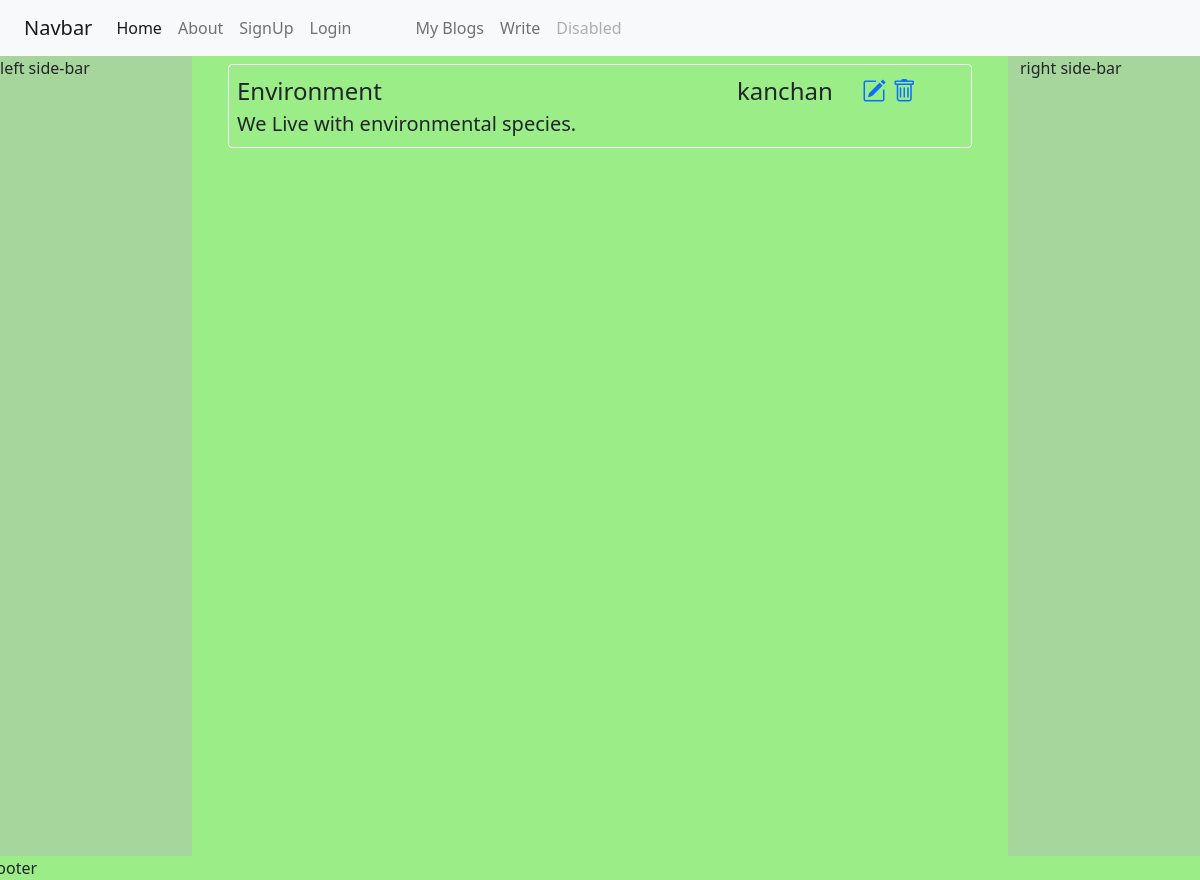
The page /see/4/ (signed in) on the database its author committed.
### blog_app/models.py (models this page shows)
class Blog(models.Model):
    title = models.CharField(max_length=1000)
    content = models.TextField()
    author = models.ForeignKey(User,on_delete=models.CASCADE)
    upload_to = models.DateTimeField(auto_now=True)

### blog_app/views.py (the view)
# urls.py: path("see/<int:pk>/",SeeView.as_view(),name="see")
class SeeView(LoginRequiredMixin,View):
    login_url = "login"
    def get(self, request,pk):
        obj= Blog.objects.get(id=pk)
        return render(request, "blog_app/seemore.html", {"obj":obj})

### templates/blog_app/seemore.html (shortened to what this page needs)
{% extends "base.html" %}
{% block content %}
<div class="container mt-2">
   <div class="border border-light mb-3 rounded p-2">
                <div class="row p2 fs-4">
                    <div class="col">{{obj.title}}</div>
                    <div class="col-2">{{obj.author}}</div>
                    <div class="col-2">
                        <a href="{% url 'update' obj.id %} "><i class="bi bi-pencil-square"></i></a>
                        <a href="#"><i class="bi bi-trash"></i></a>
                    </div>
                </div>
                <div class="p2 fs-5">
                        {{obj.content}}
                </div>
            </div>
</div>
{% endblock %}

### templates/base.html (style rules this page uses)
body { background:#9bed87; }

### rows shown on the page
Blog: title "Environment", author "kanchan", content "We Live with environmental species."
